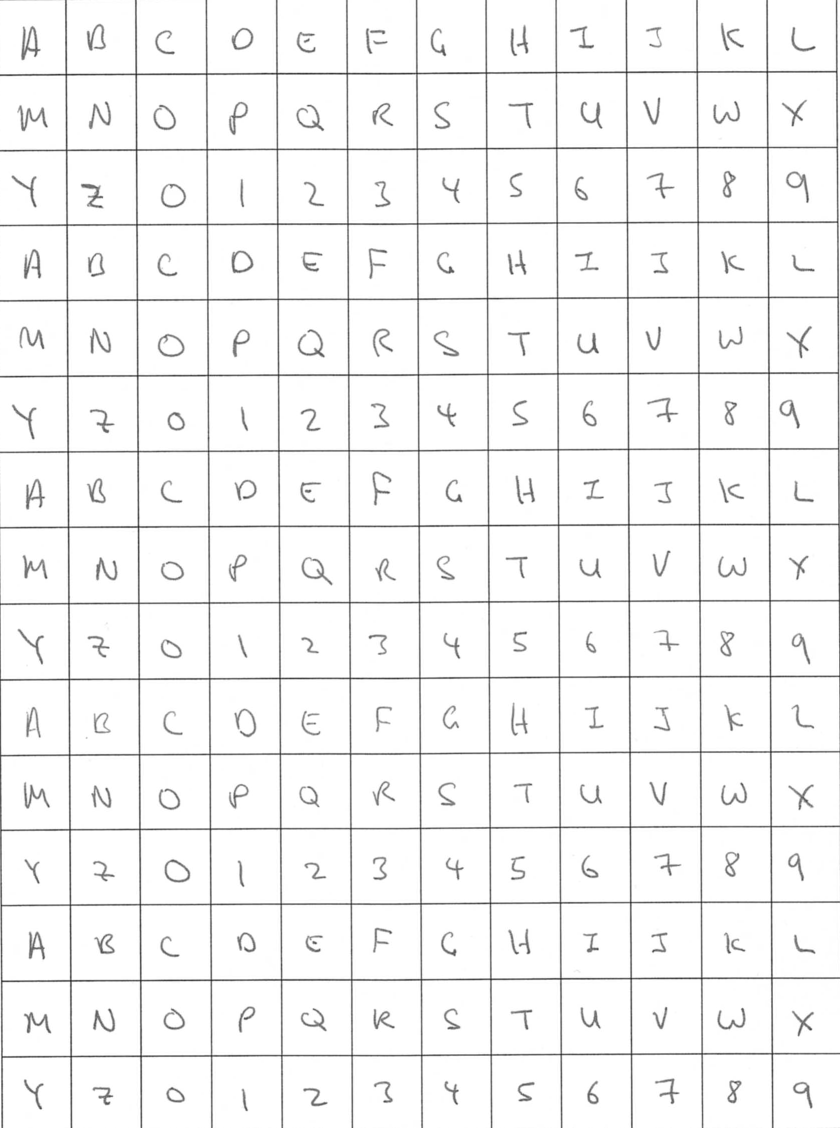
%> input picture caps.png, 1680 x 2256 px (shown at 1/2 size)
$ octave --eval "result = buildDictionary;"   (GNU Octave 9; MATLAB toolbox functions it lacks are replaced by stand-ins)
%> lines starting %> are read from the running program, lines starting %| are printed output that depends on the picture; in (x1, y1, x2, y2) boxes, pixels count from 0 and x2, y2 are one past the last pixel; in counts of white or black regions, pixels touching at a corner belong together; the program's own positions count from 1

% Returns DICT, so that
%   dict{character}{idx}.img has an image of the character.
%      Here, character is 'A'-'Z' or '0'-'9'.
%      idx is 1-5.
%   Also has a dict{character}{idx}.firstRow, but this was a poorly thought
%   out feature that probably shouldn't be used.
%
% Also returns NEXTTOUSE, so that
%    nextToUse{character} is a random number from 1 to 5 (inclusive)

function [dict, nextToUse] = buildDictionary()


%filename = 'IMG_1845_Flat.JPG';
filename = 'caps.png';
%filename = 'lower.png';

a = imread(filename);
%> a is the input picture: size 2256x1680x3 uint8; min 16, max 255, mean 244.8
%a = imresize(a, 0.33);

b = rgb2gray(a);
xcoord = round(1:size(a,1)/15:size(a,1));
ycoord = round(1:size(a,2)/12:size(a,2));
xcoord = xcoord(2:length(xcoord));
ycoord = ycoord(2:length(ycoord));

for i=-15:15,
  b(xcoord+i,:) = 0;
  b(:,ycoord+i,:) = 0;
end;
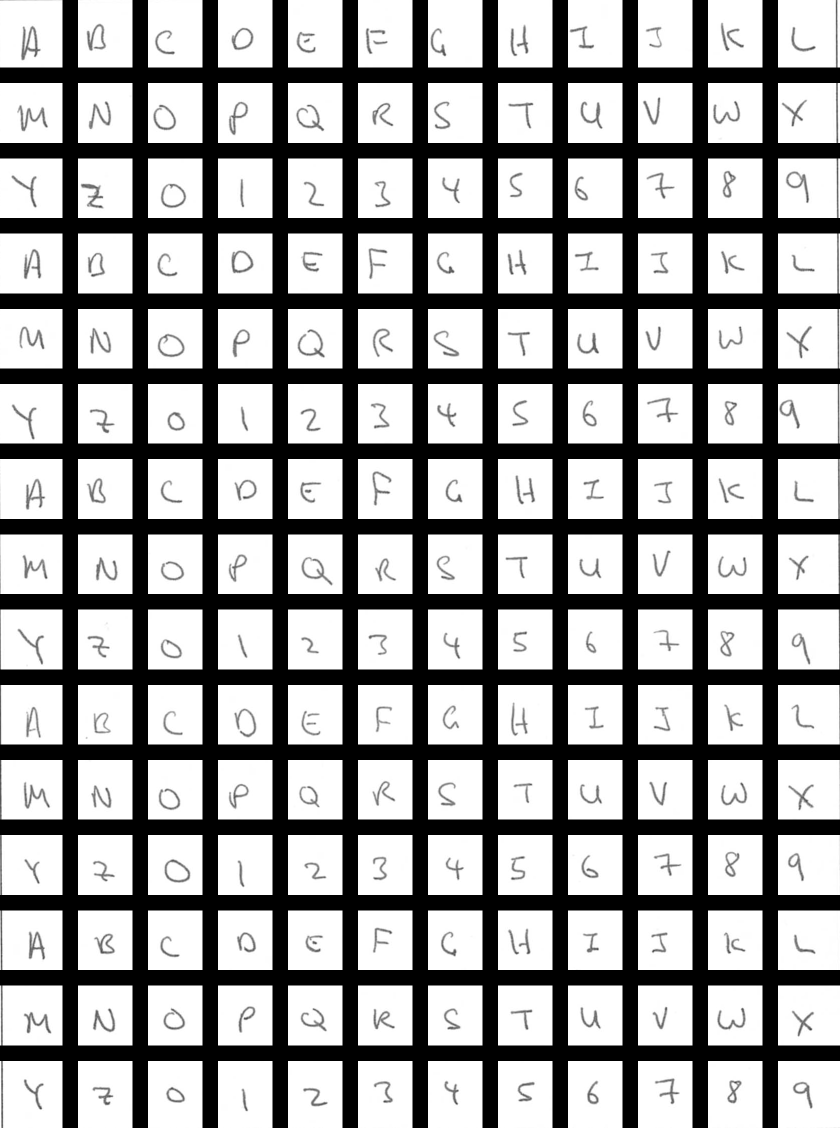
%> b: size 2256x1680 uint8 (shown at 1/2 size); min 0, max 255, mean 160.6

%imshow(b);

%return;

b = rgb2gray(a);

for i=1:12, for j=1:15,
  [xc, yc] = characterIndices(i,j,b, 0, 0);
  thisCharacter = b(xc,yc);
  thisCharacter = 255-thisCharacter;
  %thisCharacter = (thisCharacter - min(min(thisCharacter))) * 2;

  temp = sort( reshape(thisCharacter,size(thisCharacter,1) * size(thisCharacter,2),1) );
  thisCharacter = (thisCharacter -   median( temp(1: floor(size(temp,1) * 0.1) ) ) ) * 2.2;
  thisCharacter = 255-thisCharacter;

  b(xc, yc) = thisCharacter;
end; end;
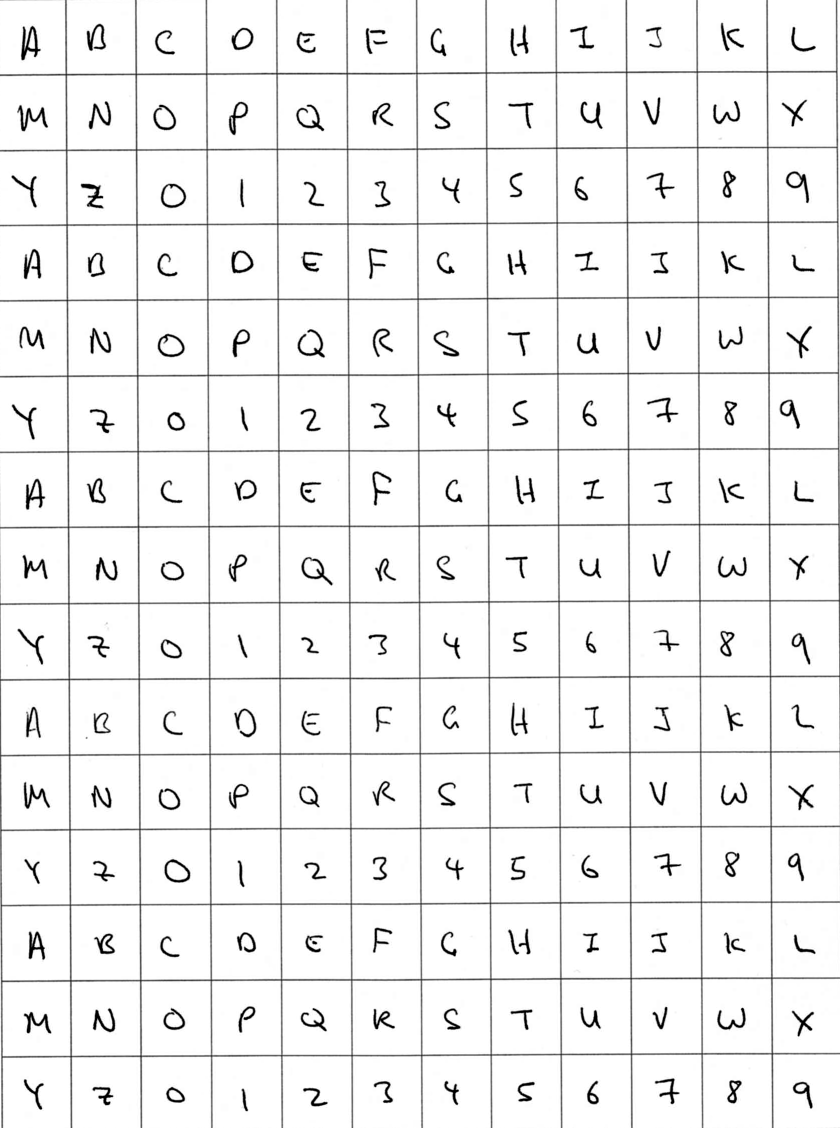
%> b: size 2256x1680 uint8 (shown at 1/2 size); min 0, max 255, mean 241.5

%clf;imshow(b)

%return

%RED%b2 = arrayfun(@extractCharacter,b); imshow(b2)
b2 = b; b2(b>=215) = 255;
%> after `b2(b>=215) = 255`: b2: size 2256x1680 uint8; 11.26% of pixels changed, all inside (x1, y1, x2, y2) = (0, 0, 1680, 2256)
%imshow(b2)
%clf; imshow(b2); hold on;

%return;

dict = [];

for characterIdx=1:26+10,
  % Map to ASCII value
  if (characterIdx <= 26),
    character = characterIdx - 1 + 'A';
  else
    character = (characterIdx-26) - 1 + '0';
  end;

  for repIdx=1:5,
    i = mod(characterIdx-1, 12)+1;
    j = floor((characterIdx-1)/12)+1 + (repIdx-1)*3;

    [xc, yc] = characterIndices(i,j,b2, 0, 0);
    thisCharacter = b2(xc,yc);
    [nonZeroRows, nonZeroCols] = find(thisCharacter ~= 255);
    nonZeroRows = [min(nonZeroRows) max(nonZeroRows)] + xc(1) - 1;
    nonZeroCols = [min(nonZeroCols) max(nonZeroCols)] + yc(1) - 1;
    % [7 lines of commented-out code are left out]

    dict{character}{repIdx}.firstRow = nonZeroCols(1) - min(yc);
    dict{character}{repIdx}.img = b2(nonZeroRows(1):nonZeroRows(2),nonZeroCols(1):nonZeroCols(2));
  end;
  nextToUse{character} = floor(rand*5)+1;
end;
%> after the loop, character = 57; dict = 90 items; nextToUse = 90 items
